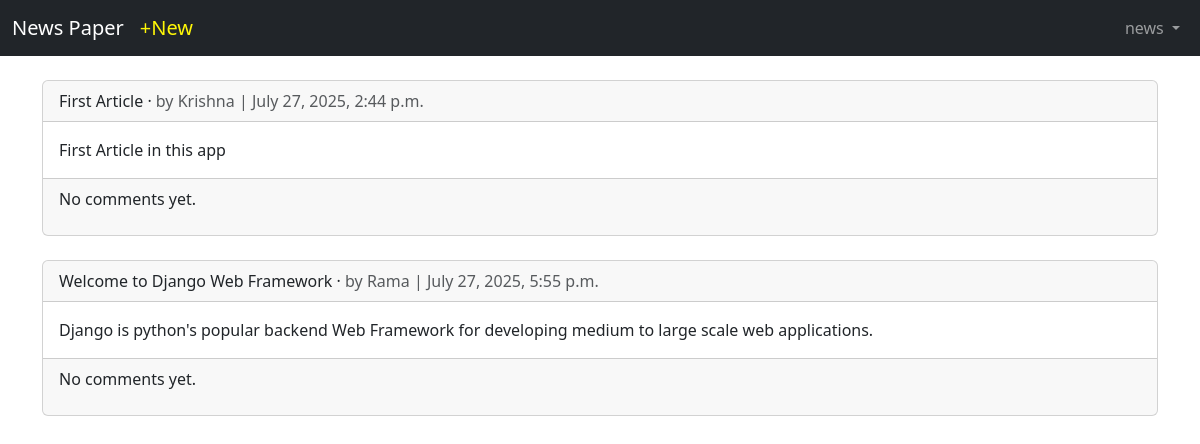
/articles/ (signed in), run on an earlier commit of the app's database.
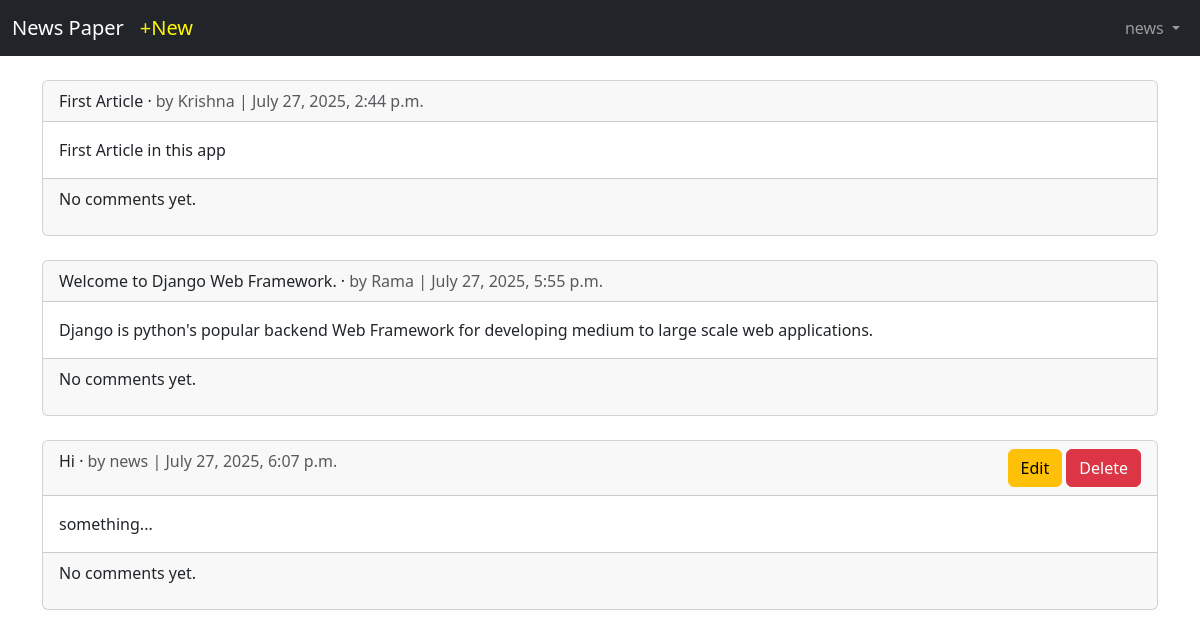
And on a later commit of the database.
### articles/models.py (models this page shows, shortened)
class Article(models.Model):
    title = models.CharField(max_length=255)
    body = models.TextField()
    date = models.DateTimeField(auto_now_add=True)
    author = models.ForeignKey(
        get_user_model(),
        on_delete= models.CASCADE
    )

### users/models.py (models this page shows)
class CustomUser(AbstractUser):
    age  = models.PositiveIntegerField(null= True, blank= True)

### articles/views.py (the view)
# urls.py: path('',ArticleListView.as_view(), name= 'article_list'),
class ArticleListView(LoginRequiredMixin,ListView):
    model = Article
    template_name = 'article_list.html'
    context_object_name = 'articles'
    login_url = 'login'

### templates/article_list.html (shortened to what this page needs)
{% extends 'base.html' %}
{% block content %}
    {% for article in articles %}
        <div class="card">
            <div class="card-header">
                <span class="font-weight-bold"> {{article.title}} </span> &middot;
                <span class="text-muted"> by {{article.author}} | {{article.date}} </span>
                {% if article.author == user %}
                <div class="float-end">
                    <a href="{% url 'article_edit' article.pk %}" class="btn btn-warning" role="button">Edit</a>
                    <a href="{% url 'article_delete' article.pk %}" class="btn btn-danger" role="button">Delete</a>
                </div>
            {% endif %}
            </div>
            <div class="card-body">
                {{article.body}}
            </div>
            <div class="card-footer">
                {% for comment in article.comments.all %}
                    <p>
                        <span class="font-weight-bold"> {{comment.author}} &middot; </span> {{comment}}
                    </p>
                {% empty %}
                <p>No comments yet.</p>
                {% endfor %}
            </div>
        </div>
        <br>
    {% endfor %}
{% endblock content %}

What changed in the data, as far as the page shows it:
changed Article "Rama": title "Welcome to Django Web Framework" → "Welcome to Django Web Framework."
added Article: title "Hi", author "news", date "July 27, 2025, 6:07 p.m.", shows "Edit", body "something..."
